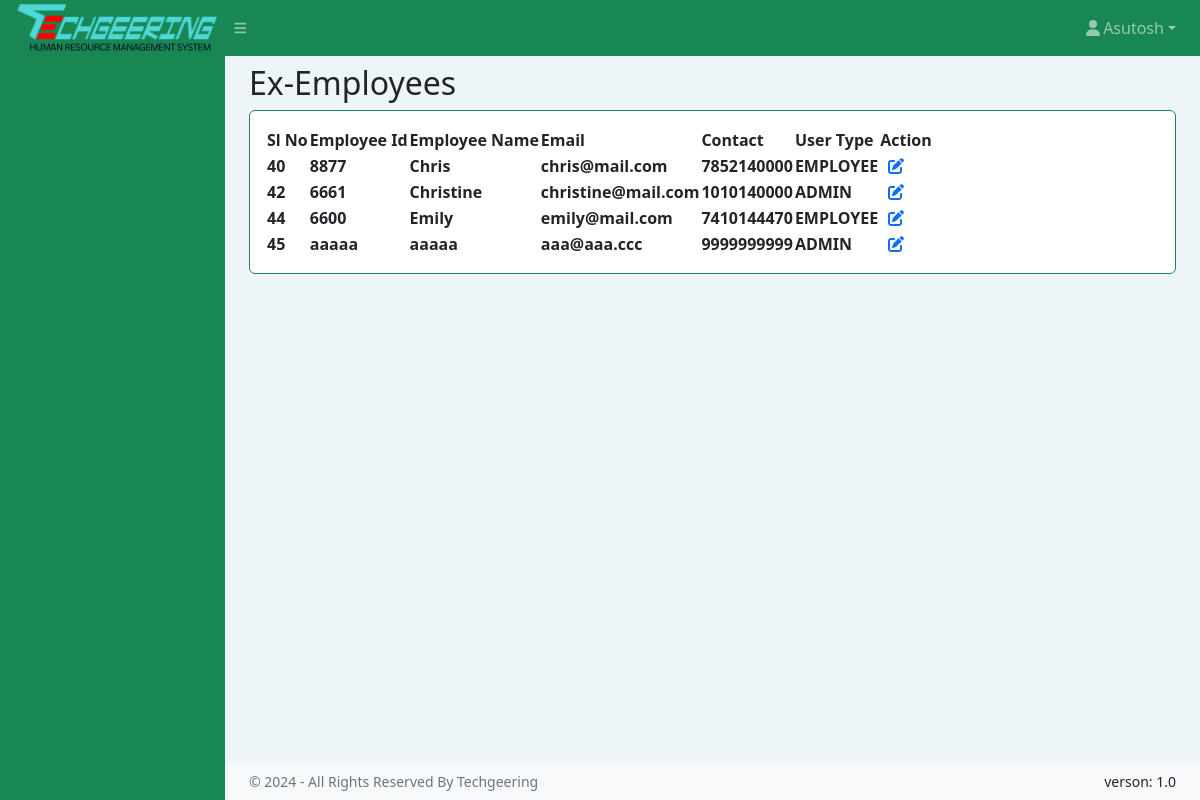
Before: /inactiveuser.php with the older database file.
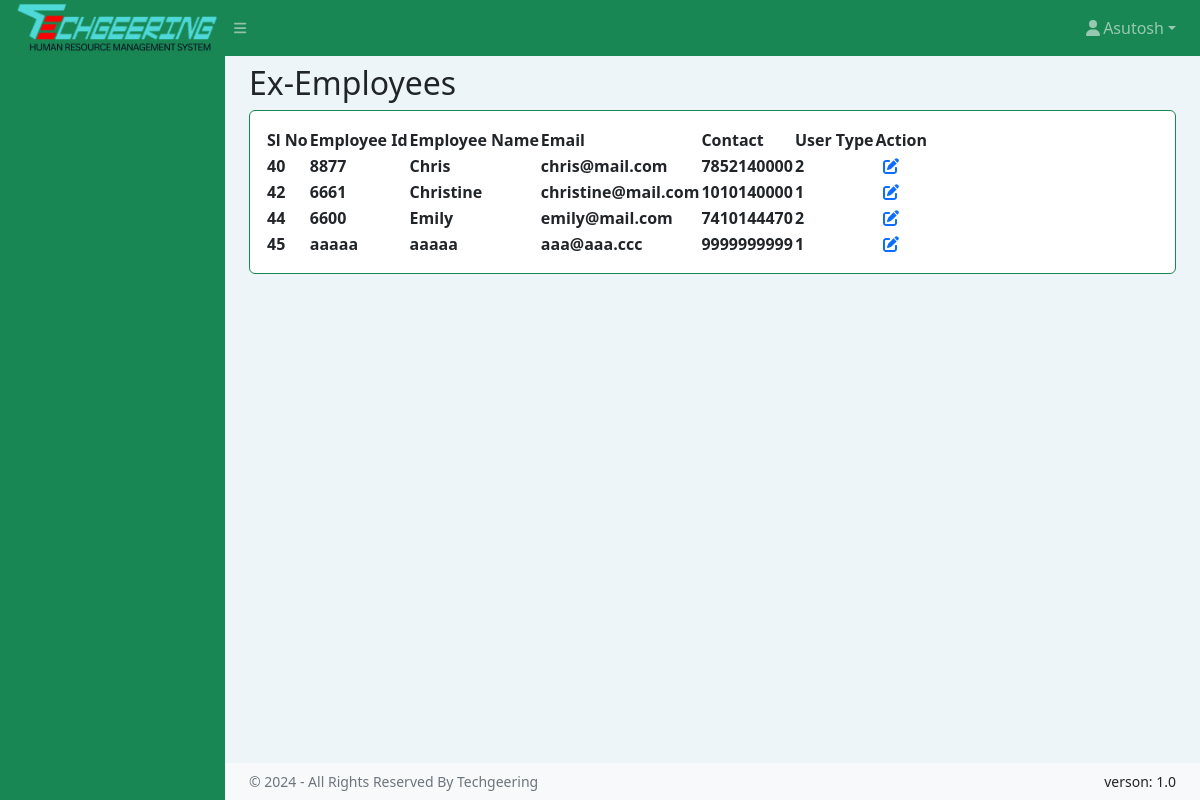
After: the same page with the newer database file.
### tables this page shows
CREATE TABLE `employee` (
  `id` int(11) NOT NULL,
  `em_code` varchar(64) DEFAULT NULL,
  `des_id` int(11) DEFAULT NULL,
  `dep_id` int(11) DEFAULT NULL,
  `full_name` varchar(128) DEFAULT NULL,
  `em_email` varchar(64) DEFAULT NULL,
  `em_password` varchar(512) NOT NULL,
  `em_role` int(10) NOT NULL,
  `status` enum('ACTIVE','INACTIVE') NOT NULL DEFAULT 'ACTIVE',
  `em_gender` enum('Male','Female') NOT NULL DEFAULT 'Male',
  `em_phone` varchar(64) DEFAULT NULL,
  `em_wahtsapp` varchar(64) DEFAULT NULL,
  `em_birthday` varchar(128) DEFAULT NULL,
  `em_blood_group` enum('O+','O-','A+','A-','B+','B-','AB+','OB+') DEFAULT NULL,
  `em_joining_date` varchar(128) DEFAULT NULL,
  `em_contact_end` varchar(128) DEFAULT NULL,
  `em_image` varchar(128) DEFAULT NULL,
  `em_aadher` varchar(64) DEFAULT NULL,
  `em_pan` int(11) NOT NULL
);

### inactiveuser.php (the view, shortened to what this page needs)
<!DOCTYPE html>
<html lang="en">
<head>
    <link href="https://cdn.jsdelivr.net/npm/simple-datatables@7.1.2/dist/style.min.css" rel="stylesheet" />
    <link href="assets/css/styles.css" rel="stylesheet" />
</head>
<body class="sb-nav-fixed">
    <?php include 'common/topnav.php' ?>
    <div id="layoutSidenav">
        <?php include 'common/sidenav.php' ?>
        <div id="layoutSidenav_content">
            <main>
                <div class="container-fluid px-4">
                    <div class="d-flex justify-content-between align-items-center">
                        <h2 class="my-2">Ex-Employees</h2>
                    </div>
                    <div class="card mb-4">
                        <div class="card-body">
                            <table id="datatablesSimple">
                                <thead>
                                    <tr>
                                        <th>Sl No</th>
                                        <th>Employee Id</th>
                                        <th>Employee Name</th>
                                        <th>Email</th>
                                        <th>Contact</th>
                                        <th>User Type</th>
                                        <th>Action</th>
                                    </tr>
                                </thead>
                                <tbody>
                                    <?php
                                    include "common/conn.php";
                                    $sql = "SELECT * FROM employee  WHERE status='INACTIVE'";
                                    $result = $conn->query($sql);
                                    if ($result->num_rows > 0) {
                                        while ($row = $result->fetch_assoc()) {
                                            $encoded_id = base64_encode($row['id']);
                                            ?>
                                            <tr>
                                                <th><?php echo $row["id"]; ?></th>
                                                <th><?php echo $row["em_code"]; ?></th>
                                                <th><?php echo $row["full_name"] ?></th>
                                                <th><?php echo $row["em_email"]; ?></th>
                                                <th><?php echo $row["em_phone"]; ?></th>
                                                <th><?php echo $row["em_role"]; ?></th>
                                                <th>
                                                    <a href="employeeDetail.php?em_id=<?php echo $encoded_id; ?>"> <i
                                                            class="fa-solid fa-pen-to-square me-2 ms-2 text-primary"></i></a>
                                                </th>
                                            </tr>
                                            <?php
                                        }
                                    } else {
                                        echo "0 results";
                                    }
                                    ?>
                                </tbody>
                            </table>
                        </div>
                    </div>
                </div>
            </main>
            <?php include 'common/copyrightfooter.php' ?>
        </div>
    </div>
</body>
</html>

Changed rows visible on the page:
changed employee "Chris": em_role "EMPLOYEE" → "2"
changed employee "Christine": em_role "ADMIN" → "1"
changed employee "Emily": em_role "EMPLOYEE" → "2"
changed employee "aaaaa": em_role "ADMIN" → "1"
